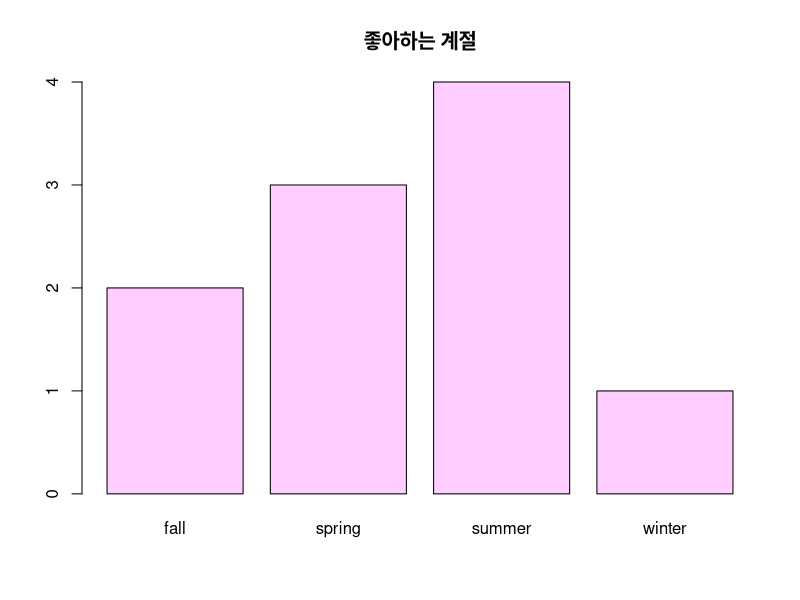
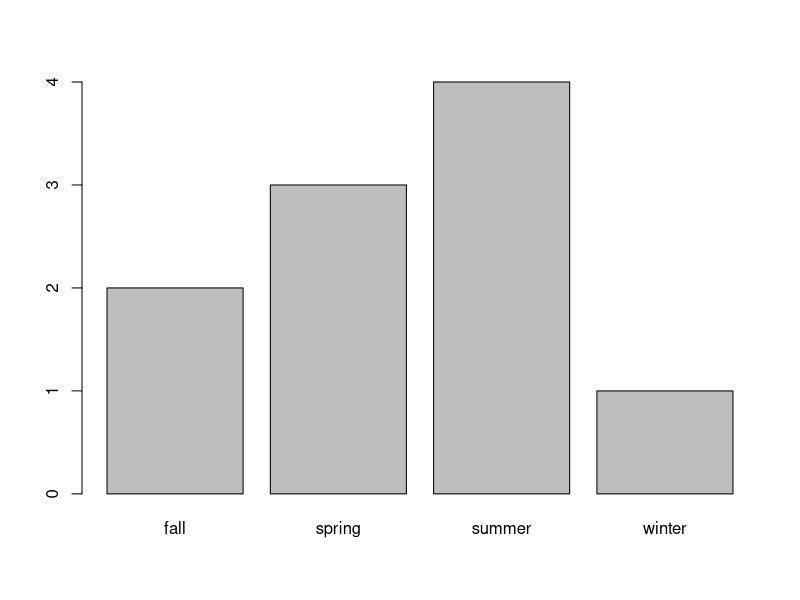
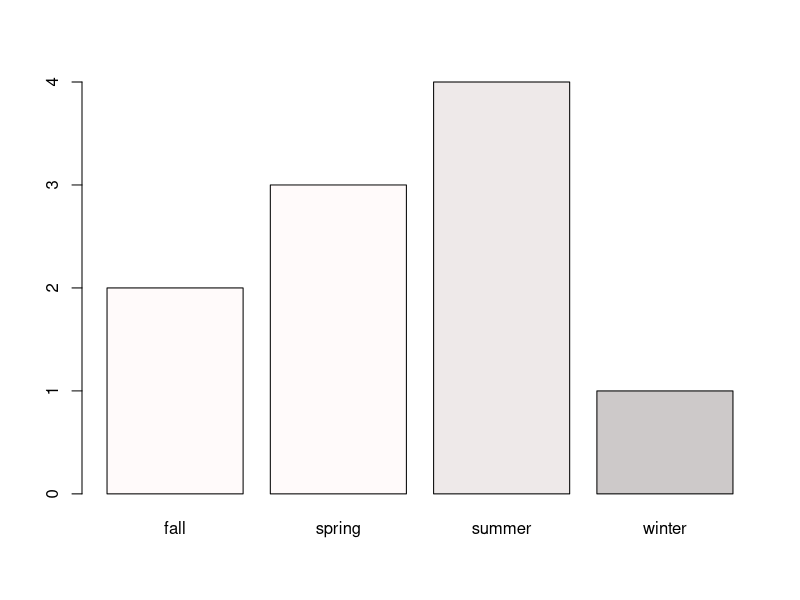
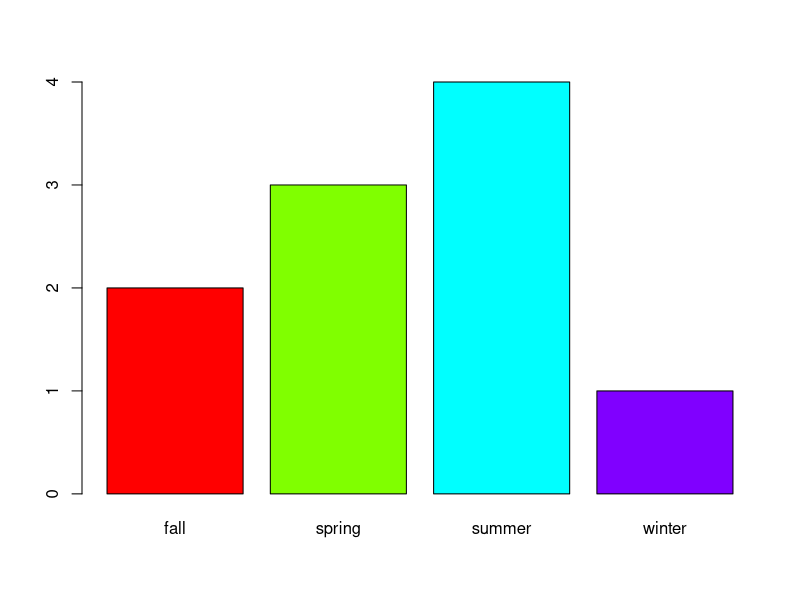
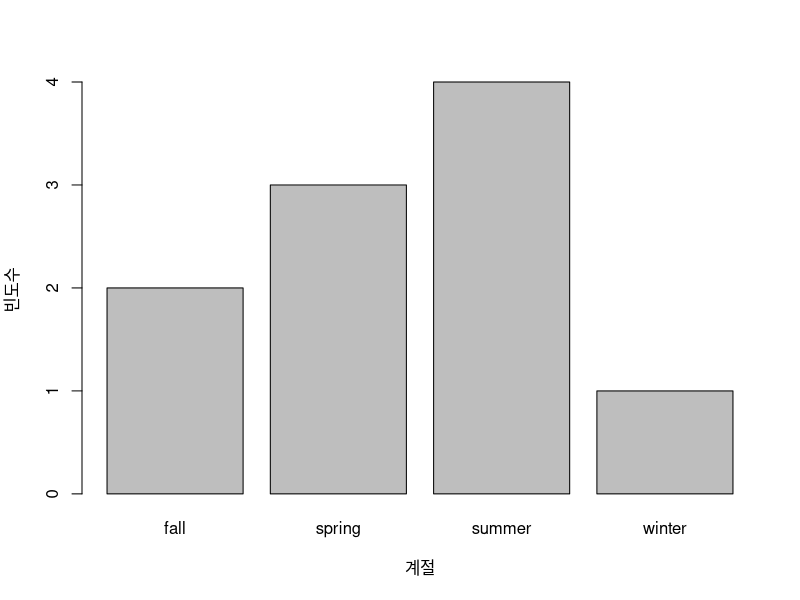
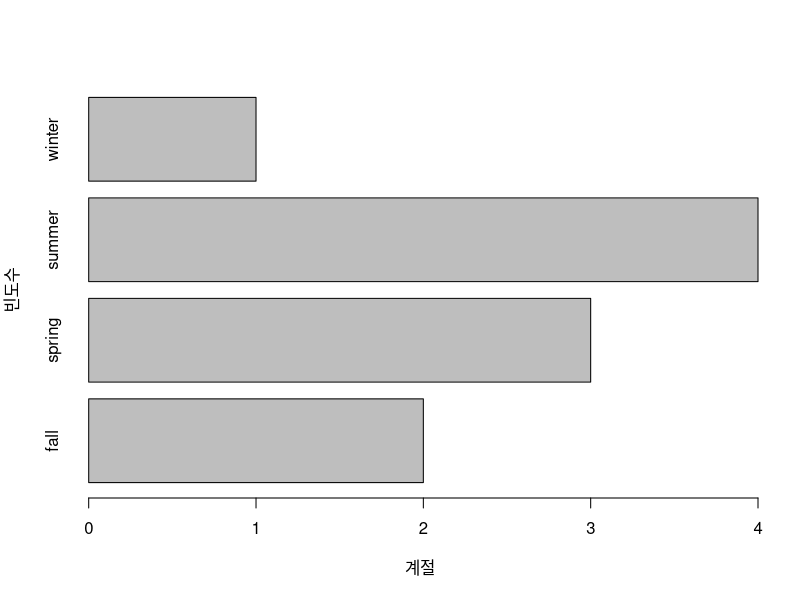
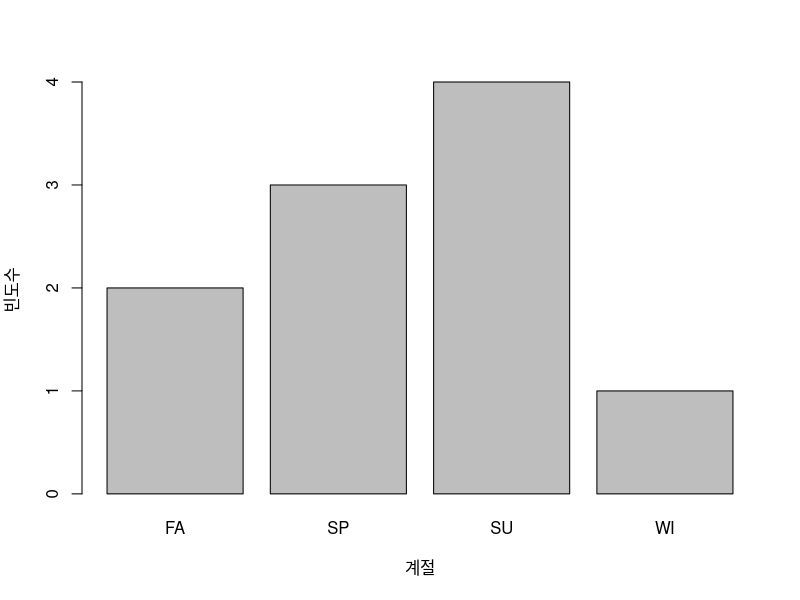
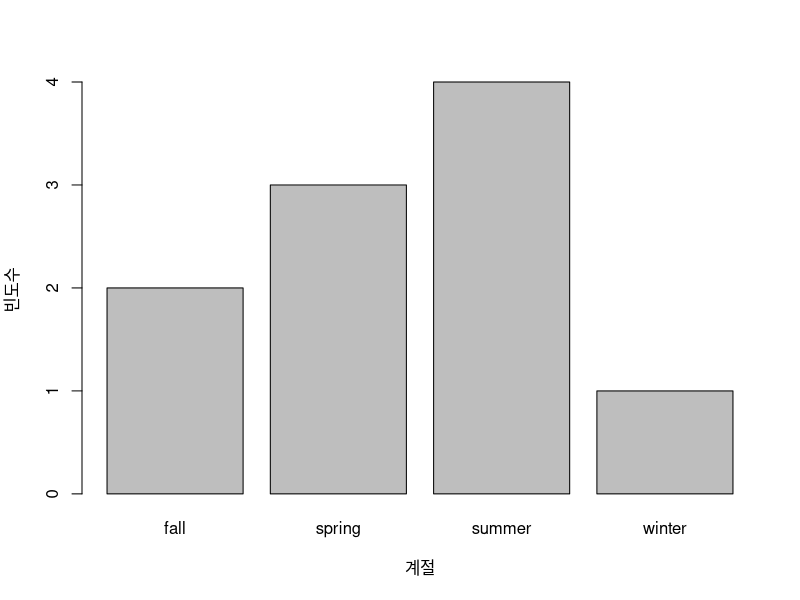

Reproduce these figures in R, in order.
setwd('D:\\2025_KoSeoyeon\\250527')

favorite <- c('winter','summer','spring','summer','summer',
              'fall','fall','summer','spring','spring')

ds <- table(favorite) # ds(data set) 에 테이블 저장

# bar plot (바 차트) / main은 차트이름
barplot(ds, main='좋아하는 계절', col=rgb(255,0,255,50, maxColorValue = 255))

barplot(ds) # 필수 매개변수가 될 데이터셋은 꼭 있어야함

# 색 // rgb 사용법 col=rgb(0,255,255,opacity(생략가능), maxColorValue = 255)
colors()

# 막대기마다 다른 색깔
barplot(ds, col=c('snow','snow1','snow2','snow3'))

# 팔레트 사용하기
barplot(ds, col=rainbow(4))

# x, y축 lable 달아주기
barplot(ds, xlab="계절", ylab='빈도수')

# 막대그래프 코자자
barplot(ds, xlab="계절", ylab='빈도수', horiz=TRUE)

# 막대기마다 names 함수 써서 이름 붙여주기
barplot(ds, xlab="계절", ylab='빈도수', names=c('FA', 'SP', 'SU', 'WI'))

# x축 막대기 이름을 세로로
barplot(ds, xlab="계절", ylab='빈도수', las=0) # 축 방향 (기본값)
barplot(ds, xlab="계절", ylab='빈도수', las=1) # 수평 방향 (축방향과 노상관)
barplot(ds, xlab="계절", ylab='빈도수', las=2) # 축을 기준으로 수직 방향
barplot(ds, xlab="계절", ylab='빈도수', las=3) # 수직 방향 (축 방향과 상관X)
